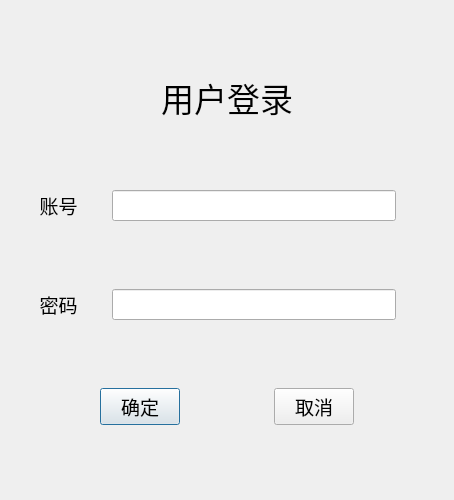
<?xml version="1.0" encoding="UTF-8"?>
<ui version="4.0">
 <class>login</class>
 <widget class="QDialog" name="login">
  <property name="geometry">
   <rect>
    <x>0</x>
    <y>0</y>
    <width>454</width>
    <height>500</height>
   </rect>
  </property>
  <property name="minimumSize">
   <size>
    <width>454</width>
    <height>500</height>
   </size>
  </property>
  <property name="maximumSize">
   <size>
    <width>454</width>
    <height>500</height>
   </size>
  </property>
  <property name="font">
   <font>
    <family>楷体</family>
   </font>
  </property>
  <property name="contextMenuPolicy">
   <enum>Qt::ActionsContextMenu</enum>
  </property>
  <property name="windowTitle">
   <string>用户登录</string>
  </property>
  <layout class="QVBoxLayout" name="verticalLayout">
   <item>
    <layout class="QHBoxLayout" name="horizontalLayout_4">
     <item>
      <spacer name="horizontalSpacer_4">
       <property name="orientation">
        <enum>Qt::Horizontal</enum>
       </property>
       <property name="sizeHint" stdset="0">
        <size>
         <width>40</width>
         <height>20</height>
        </size>
       </property>
      </spacer>
     </item>
     <item>
      <widget class="QLabel" name="label">
       <property name="sizePolicy">
        <sizepolicy hsizetype="Preferred" vsizetype="Fixed">
         <horstretch>0</horstretch>
         <verstretch>0</verstretch>
        </sizepolicy>
       </property>
       <property name="font">
        <font>
         <family>楷体</family>
         <pointsize>25</pointsize>
        </font>
       </property>
       <property name="contextMenuPolicy">
        <enum>Qt::CustomContextMenu</enum>
       </property>
       <property name="autoFillBackground">
        <bool>false</bool>
       </property>
       <property name="text">
        <string>用户登录</string>
       </property>
      </widget>
     </item>
     <item>
      <spacer name="horizontalSpacer_5">
       <property name="orientation">
        <enum>Qt::Horizontal</enum>
       </property>
       <property name="sizeHint" stdset="0">
        <size>
         <width>40</width>
         <height>20</height>
        </size>
       </property>
      </spacer>
     </item>
    </layout>
   </item>
   <item>
    <layout class="QHBoxLayout" name="horizontalLayout" stretch="2,6,1">
     <item>
      <widget class="QLabel" name="label_2">
       <property name="font">
        <font>
         <family>楷体</family>
         <pointsize>14</pointsize>
        </font>
       </property>
       <property name="text">
        <string>账号</string>
       </property>
       <property name="alignment">
        <set>Qt::AlignCenter</set>
       </property>
      </widget>
     </item>
     <item>
      <widget class="QLineEdit" name="le_id">
       <property name="enabled">
        <bool>true</bool>
       </property>
       <property name="font">
        <font>
         <pointsize>12</pointsize>
        </font>
       </property>
       <property name="focusPolicy">
        <enum>Qt::StrongFocus</enum>
       </property>
       <property name="contextMenuPolicy">
        <enum>Qt::DefaultContextMenu</enum>
       </property>
       <property name="clearButtonEnabled">
        <bool>true</bool>
       </property>
      </widget>
     </item>
     <item>
      <spacer name="horizontalSpacer_6">
       <property name="orientation">
        <enum>Qt::Horizontal</enum>
       </property>
       <property name="sizeHint" stdset="0">
        <size>
         <width>40</width>
         <height>20</height>
        </size>
       </property>
      </spacer>
     </item>
    </layout>
   </item>
   <item>
    <layout class="QHBoxLayout" name="horizontalLayout_2" stretch="2,6,1">
     <item>
      <widget class="QLabel" name="label_3">
       <property name="font">
        <font>
         <family>楷体</family>
         <pointsize>14</pointsize>
        </font>
       </property>
       <property name="text">
        <string>密码</string>
       </property>
       <property name="alignment">
        <set>Qt::AlignCenter</set>
       </property>
      </widget>
     </item>
     <item>
      <widget class="QLineEdit" name="le_password">
       <property name="font">
        <font>
         <pointsize>12</pointsize>
        </font>
       </property>
       <property name="focusPolicy">
        <enum>Qt::StrongFocus</enum>
       </property>
       <property name="maxLength">
        <number>16</number>
       </property>
       <property name="echoMode">
        <enum>QLineEdit::Password</enum>
       </property>
       <property name="cursorMoveStyle">
        <enum>Qt::LogicalMoveStyle</enum>
       </property>
       <property name="clearButtonEnabled">
        <bool>true</bool>
       </property>
      </widget>
     </item>
     <item>
      <spacer name="horizontalSpacer_7">
       <property name="orientation">
        <enum>Qt::Horizontal</enum>
       </property>
       <property name="sizeHint" stdset="0">
        <size>
         <width>40</width>
         <height>20</height>
        </size>
       </property>
      </spacer>
     </item>
    </layout>
   </item>
   <item>
    <layout class="QHBoxLayout" name="horizontalLayout_3">
     <item>
      <spacer name="horizontalSpacer_2">
       <property name="orientation">
        <enum>Qt::Horizontal</enum>
       </property>
       <property name="sizeHint" stdset="0">
        <size>
         <width>40</width>
         <height>20</height>
        </size>
       </property>
      </spacer>
     </item>
     <item>
      <widget class="QPushButton" name="pushButton">
       <property name="font">
        <font>
         <family>楷体</family>
         <pointsize>14</pointsize>
        </font>
       </property>
       <property name="text">
        <string>确定</string>
       </property>
      </widget>
     </item>
     <item>
      <spacer name="horizontalSpacer">
       <property name="orientation">
        <enum>Qt::Horizontal</enum>
       </property>
       <property name="sizeHint" stdset="0">
        <size>
         <width>40</width>
         <height>20</height>
        </size>
       </property>
      </spacer>
     </item>
     <item>
      <widget class="QPushButton" name="pushButton_2">
       <property name="font">
        <font>
         <family>楷体</family>
         <pointsize>14</pointsize>
        </font>
       </property>
       <property name="text">
        <string>取消</string>
       </property>
      </widget>
     </item>
     <item>
      <spacer name="horizontalSpacer_3">
       <property name="orientation">
        <enum>Qt::Horizontal</enum>
       </property>
       <property name="sizeHint" stdset="0">
        <size>
         <width>40</width>
         <height>20</height>
        </size>
       </property>
      </spacer>
     </item>
    </layout>
   </item>
  </layout>
 </widget>
 <resources/>
 <connections/>
</ui>
